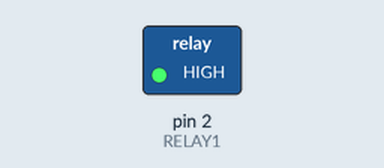
Simulated run of this sketch. Board: Arduino Uno, built with avr-gcc and run on an emulated ATmega328P. Parts: switched loads named in the sketch (green lamp = pin HIGH).

Above: at 1.5 s.
At 4.5 s:
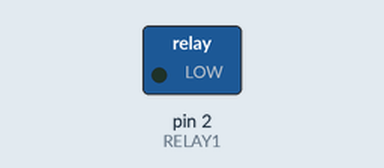
Timing chart, 0 to 7.8 s (numbered marks = the images above):
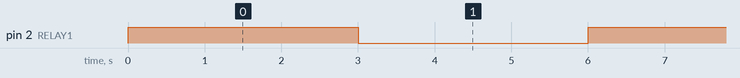

The sketch:

relay_control.ino
```cpp
#define RELAY1 2

void setup() {
  pinMode(RELAY1, OUTPUT);
}

void loop() {
  digitalWrite(RELAY1, HIGH); //turn on
  delay(3000);
  digitalWrite(RELAY1, LOW); //turn off
  delay(3000);
}
```

Measured:
- by itself, pin 2 (RELAY1): alternates HIGH for 3.0 s and LOW for 3.0 s
